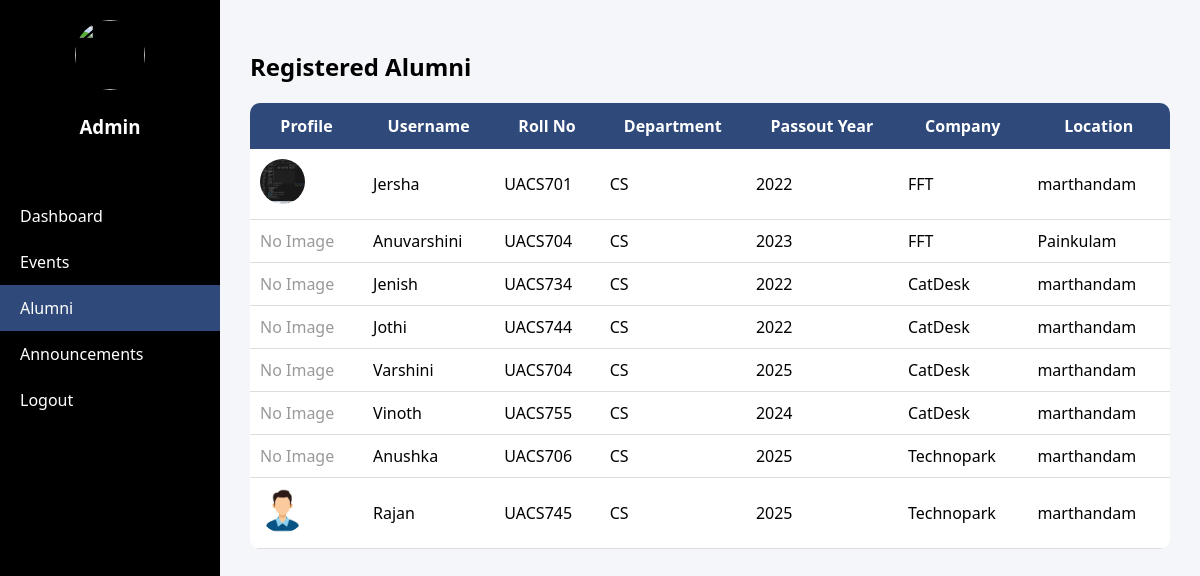
The app's page /alumni_app/admin/alumni/ (signed in), older data.
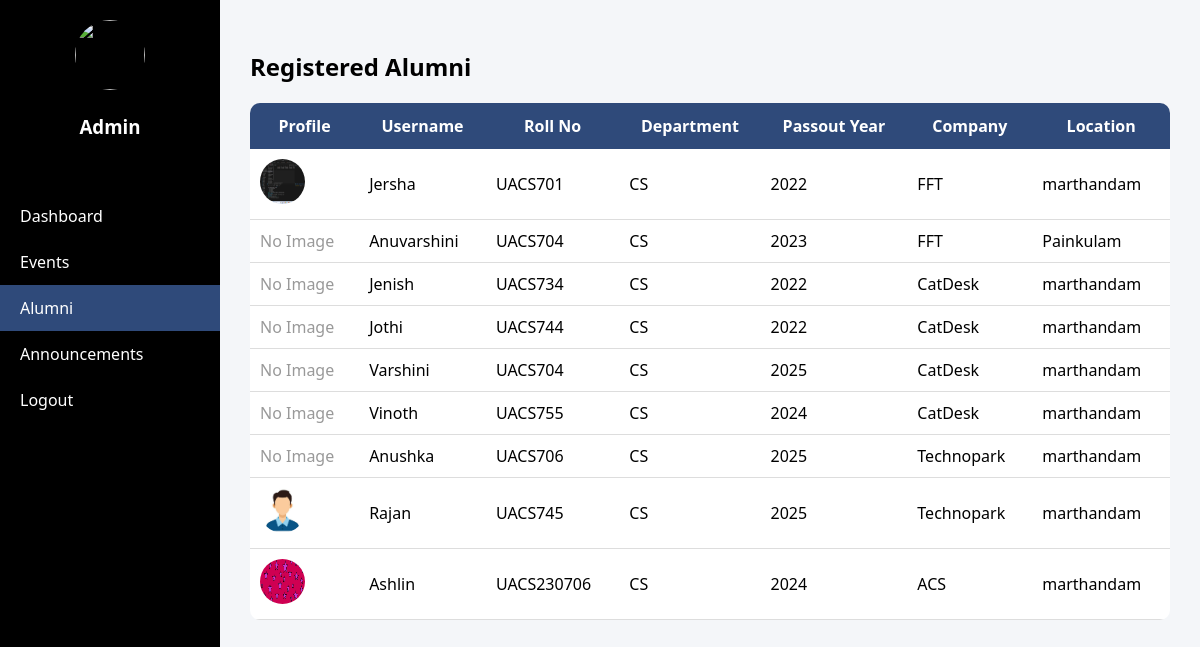
The same page, newer data.
### Alumni_app/models.py (models this page shows, shortened)
class Profile(models.Model):
    user = models.OneToOneField(User, on_delete=models.CASCADE)
    role = models.CharField(
        max_length=10,
        default='alumni',
        blank=True, null=True
    )
    profile_image = models.ImageField(upload_to='profiles/', blank=True, null=True)
    roll_no = models.CharField(max_length=20, blank=True, null=True)
    email = models.EmailField(max_length=254, blank=True, null=True)
    designation = models.CharField(max_length=150, blank=True, null=True)
    appointment_order = models.CharField(max_length=150, blank=True, null=True)
    proof_id = models.FileField(upload_to="id", max_length=100, blank=True, null=True)
    remarks = models.TextField(blank=True, null=True)
    department = models.CharField(max_length=100, blank=True, null=True)
    join_year = models.IntegerField(blank=True, null=True)
    passout_year = models.IntegerField(blank=True, null=True)
    address = models.TextField(blank=True, null=True)
    current_job = models.CharField(max_length=100, blank=True, null=True)
    company = models.CharField(max_length=100, blank=True, null=True)
    location = models.CharField(max_length=100, blank=True, null=True)
    phone = models.CharField(max_length=15, blank=True, null=True)
    alternate_phone = models.CharField(max_length=15, blank=True, null=True)

### Alumni_app/views.py (the view)
# urls.py: path("admin/alumni/", views.admin_view_alumni, name="admin_view_alumni"),
@login_required
def admin_view_alumni(request):
    profile, created = Profile.objects.get_or_create(
        user=request.user,
        defaults={"role": "Admin"}
    )
    if profile.role.lower() != "admin":
        profile.role = "Admin"
        profile.save()
    alumni_list = Profile.objects.filter(role__iexact="alumni")
    return render(request, "admin_view_alumni.html", {
        "alumni_list": alumni_list
    })

### Alumni_app/templates/admin_view_alumni.html (shortened to what this page needs)
{% load static %}
<!DOCTYPE html>
<html>
<head>
    <link rel="stylesheet" href="{% static 'admin_view_alumni.css' %}">
</head>
<body>
<div class="container">
    <aside class="sidebar">
        <div class="profile-section">
            <img src="https://cdn-icons-png.flaticon.com/512/3135/3135715.png" class="profile-img">
            <h3>Admin</h3>
        </div>
        <ul class="menu">
            <li><a href="{% url 'admin_dashboard' %}">Dashboard</a></li>
            <li><a href="{% url 'view_events_admin' %}">Events</a></li>
            <li><a class="active" href="{% url 'admin_view_alumni' %}">Alumni</a></li>
            <li><a href="{% url 'admin_announcements' %}">Announcements</a></li>
            <li><a href="{% url 'logout' %}">Logout</a></li>
        </ul>
    </aside>
    <div class="content">
        <h2>Registered Alumni</h2>
        <table>
            <tr>
                <th>Profile</th>
                <th>Username</th>
                <th>Roll No</th>
                <th>Department</th>
                <th>Passout Year</th>
                <th>Company</th>
                <th>Location</th>
            </tr>
            {% for alumni in alumni_list %}
            <tr>
                <td>
                    {% if alumni.profile_image %}
                        <img src="{{ alumni.profile_image.url }}" class="avatar">
                    {% else %}
                        <span style="color:#999;">No Image</span>
                    {% endif %}
                </td>
                <td>{{ alumni.user.username }}</td>
                <td>{{ alumni.roll_no }}</td>
                <td>{{ alumni.department }}</td>
                <td>{{ alumni.passout_year }}</td>
                <td>{{ alumni.company }}</td>
                <td>{{ alumni.location }}</td>
            </tr>
            {% endfor %}
        </table>
    </div>
</div>
</body>
</html>

Row changes from the older to the newer data that the page shows:
added Profile: profile_image (picture), user.username "Ashlin", roll_no "UACS230706", department "CS", passout_year "2024", company "ACS", location "marthandam"
